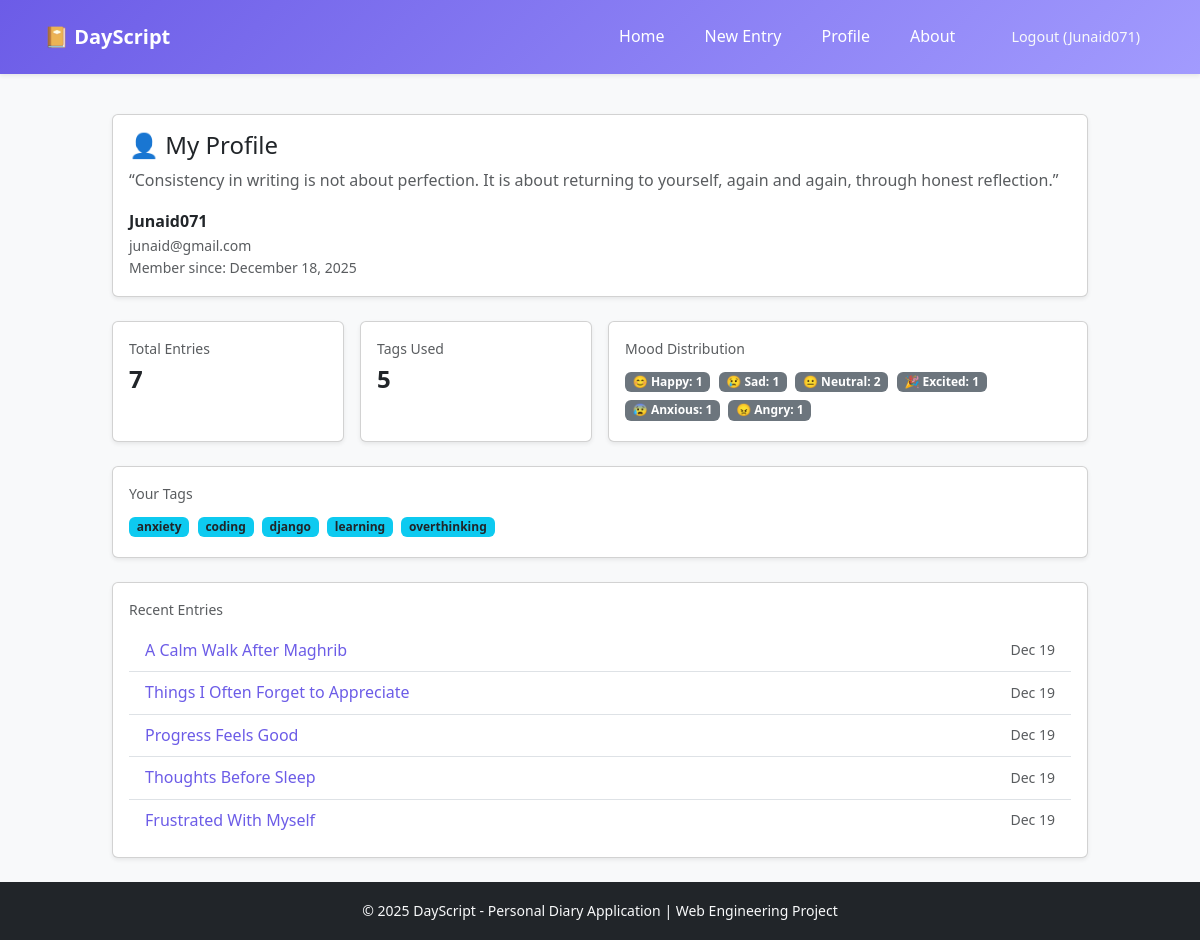
Screenshot of /profile/ (signed in) with the database file from the repository.
### diary/models.py (models this page shows, shortened)
class Tag(models.Model):
    name = models.CharField(max_length=50, unique=True)
    created_at = models. DateTimeField(auto_now_add=True)
    class Meta:
        ordering = ['name']
        verbose_name = 'Tag'
        verbose_name_plural = 'Tags'

class DiaryEntry(models. Model):
    MOOD_CHOICES = [
        ('happy', '😊 Happy'),
        ('sad', '😢 Sad'),
        ('neutral', '😐 Neutral'),
        ('excited', '🎉 Excited'),
        ('anxious', '😰 Anxious'),
        ('grateful', '🙏 Grateful'),
        ('angry', '😠 Angry'),
        ('peaceful', '😌 Peaceful'),
    ]
    user = models.ForeignKey(
        User,
        on_delete=models.CASCADE,
        related_name='diary_entries'
    )
    title = models.CharField(max_length=200)
    content = models.TextField()
    mood = models.CharField(
        max_length=20,
        choices=MOOD_CHOICES,
        default='neutral'
    )
    tags = models.ManyToManyField(
        Tag,
        blank=True,
        related_name='entries'
    )
    created_at = models.DateTimeField(default=timezone.now)
    updated_at = models.DateTimeField(auto_now=True)
    class Meta:
        ordering = ['-created_at']
        verbose_name = 'Diary Entry'
        verbose_name_plural = 'Diary Entries'

### diary/views.py (the view)
# urls.py: path('profile/', views.profile, name='profile'),
@login_required
def profile(request):
    user = request.user
    entries = DiaryEntry.objects.filter(user=user)
    total_entries = entries.count()
    mood_stats = {}
    for mood, label in DiaryEntry.MOOD_CHOICES:
        count = entries.filter(mood=mood).count()
        if count > 0:
            mood_stats[label] = count
    user_tags = Tag.objects.filter(entries__user=user).distinct()
    recent_entries = entries[:5]
    context = {
        'total_entries': total_entries,
        'mood_stats': mood_stats,
        'user_tags': user_tags,
        'recent_entries': recent_entries,
    }
    return render(request, 'diary/profile.html', context)

### diary/templates/diary/profile.html (shortened to what this page needs)
{% extends 'diary/base.html' %}
{% block content %}
<div class="row justify-content-center">
    <div class="col-lg-10 col-md-11">
        <div class="card shadow-sm mb-4">
            <div class="card-body">
                <h1 class="h4 mb-2">👤 My Profile</h1>
                <p class="text-muted mb-3">“Consistency in writing is not about perfection. It is about returning to yourself, again and again, through honest reflection.”</p>
                <div class="d-flex flex-wrap align-items-center gap-3">
                    <div>
                        <div class="fw-bold">{{ user.username }}</div>
                        <div class="text-muted small">{{ user.email }}</div>
                        <div class="text-muted small">Member since: {{ user.date_joined|date:"F d, Y" }}</div>
                    </div>
                </div>
            </div>
        </div>
        <div class="row g-3 mb-4">
            <div class="col-md-3">
                <div class="card shadow-sm h-100">
                    <div class="card-body">
                        <div class="text-muted small">Total Entries</div>
                        <div class="fs-4 fw-bold">{{ total_entries }}</div>
                    </div>
                </div>
            </div>
            <div class="col-md-3">
                <div class="card shadow-sm h-100">
                    <div class="card-body">
                        <div class="text-muted small">Tags Used</div>
                        <div class="fs-4 fw-bold">{{ user_tags.count }}</div>
                    </div>
                </div>
            </div>
            <div class="col-md-6">
                <div class="card shadow-sm h-100">
                    <div class="card-body">
                        <div class="text-muted small mb-2">Mood Distribution</div>
                        {% if mood_stats %}
                            {% for mood, count in mood_stats.items %}
                                <span class="badge bg-secondary me-1 mb-1">{{ mood }}: {{ count }}</span>
                            {% endfor %}
                        {% else %}
                            <span class="text-muted">No moods yet.</span>
                        {% endif %}
                    </div>
                </div>
            </div>
        </div>
        {% if user_tags %}
        <div class="card shadow-sm mb-4">
            <div class="card-body">
                <div class="text-muted small mb-2">Your Tags</div>
                {% for tag in user_tags %}
                    <span class="badge bg-info text-dark me-1 mb-1">{{ tag.name }}</span>
                {% endfor %}
            </div>
        </div>
        {% endif %}
        {% if recent_entries %}
        <div class="card shadow-sm">
            <div class="card-body">
                <div class="text-muted small mb-2">Recent Entries</div>
                <ul class="list-group list-group-flush">
                    {% for entry in recent_entries %}
                    <li class="list-group-item d-flex justify-content-between align-items-center">
                        <a href="{% url 'entry_detail' entry.pk %}">{{ entry.title }}</a>
                        <span class="text-muted small">{{ entry.created_at|date:"M d" }}</span>
                    </li>
                    {% endfor %}
                </ul>
            </div>
        </div>
        {% endif %}
    </div>
</div>
{% endblock %}

### diary/templates/diary/base.html (shortened to what this page needs)
<!DOCTYPE html>
<html lang="en">
<head>
    {% load static %}
    <link href="https://cdn.jsdelivr.net/npm/bootstrap@5.3.3/dist/css/bootstrap.min.css" rel="stylesheet">
    <link rel="stylesheet" href="{% static 'css/style.css' %}">
</head>
<body class="bg-light">
    <nav class="navbar navbar-expand-lg navbar-dark bg-primary shadow-sm">
        <div class="container">
            <a class="navbar-brand fw-bold" href="{% url 'home' %}">📔 DayScript</a>
            <div class="collapse navbar-collapse justify-content-end" id="navbarNav">
                <div class="navbar-nav nav-links">
                    {% if user.is_authenticated %}
                        <a class="nav-link" href="{% url 'home' %}">Home</a>
                        <a class="nav-link" href="{% url 'entry_create' %}">New Entry</a>
                        <a class="nav-link" href="{% url 'profile' %}">Profile</a>
                        <a class="nav-link" href="{% url 'about' %}">About</a>
                        <form action="{% url 'logout' %}" method="post" class="d-inline logout-form ms-2">
                            <button type="submit" class="btn btn-sm btn-outline-light">Logout ({{ user.username }})</button>
                        </form>
                    {% else %}
                        <a class="nav-link" href="{% url 'home' %}">Home</a>
                        <a class="nav-link" href="{% url 'about' %}">About</a>
                        <a class="nav-link" href="{% url 'login' %}">Login</a>
                        <a class="nav-link" href="{% url 'register' %}">Register</a>
                    {% endif %}
                </div>
            </div>
        </div>
    </nav>
    <main class="container my-4">
        {% block content %}{% endblock %}
    </main>
    <footer class="footer bg-dark text-light py-3 mt-auto">
        <div class="container text-center">
            <small>&copy; 2025 DayScript - Personal Diary Application | Web Engineering Project</small>
        </div>
    </footer>
</body>
</html>

### static/css/style.css (style rules this page uses)
:root { --primary-color: #6c5ce7; --primary-dark: #5b4cdb; --secondary-color: #a29bfe; --accent-color: #fd79a8; --success-color: #00b894; --warning-color: #fdcb6e; --danger-color: #d63031; --dark-color: #2d3436; --light-color: #dfe6e9; --white: #ffffff; --background: #f8f9fa; --card-shadow: 0 2px 10px rgba(0, 0, 0, 0.1); --border-radius: 10px; }
* { margin: 0; padding: 0; box-sizing: border-box; }
body { font-family: 'Segoe UI', Tahoma, Geneva, Verdana, sans-serif; background-color: var(--background); color: var(--dark-color); line-height: 1.6; min-height: 100vh; display: flex; flex-direction: column; }
a { text-decoration: none; color: var(--primary-color); }
.navbar { background: linear-gradient(135deg, var(--primary-color), var(--secondary-color)); padding: 1rem 2rem; box-shadow: var(--card-shadow); }
.nav-links { display: flex; gap: 1. 5rem; }
.nav-links a { color: var(--white); font-weight: 500; transition: opacity 0.3s; }
.nav-links { display: flex; gap: 1.5rem; align-items: center; }
.logout-form { display: inline-block; }
.container { max-width: 1200px; margin: 0 auto; }
.btn { display: inline-block; padding: 0.5rem 1rem; border: none; border-radius: 5px; cursor: pointer; font-size: 0.9rem; font-weight: 500; transition: all 0.3s; text-align: center; }
.footer { background: var(--dark-color); color: var(--light-color); text-align: center; padding: 1. 5rem; margin-top: auto; }

### rows the page displays
Tag: name "anxiety"
Tag: name "coding"
Tag: name "django"
Tag: name "learning"
Tag: name "overthinking"
DiaryEntry: title "A Calm Walk After Maghrib", created_at "Dec 19"
DiaryEntry: title "Things I Often Forget to Appreciate", created_at "Dec 19"
DiaryEntry: title "Progress Feels Good", created_at "Dec 19"
DiaryEntry: title "Thoughts Before Sleep", created_at "Dec 19"
DiaryEntry: title "Frustrated With Myself", created_at "Dec 19"

### other values shown
{{ user.username }} "Junaid071"
{{ user.email }} "junaid@gmail.com"
{{ user.date_joined|date:"F d, Y" }} "December 18, 2025"
{{ total_entries }} "7"
{{ user_tags.count }} "5"
{{ mood }} "😊 Happy" "😢 Sad" "😐 Neutral" "🎉 Excited" "😰 Anxious" "😠 Angry"
{{ count }} "1" "1" "2" "1" "1" "1"
